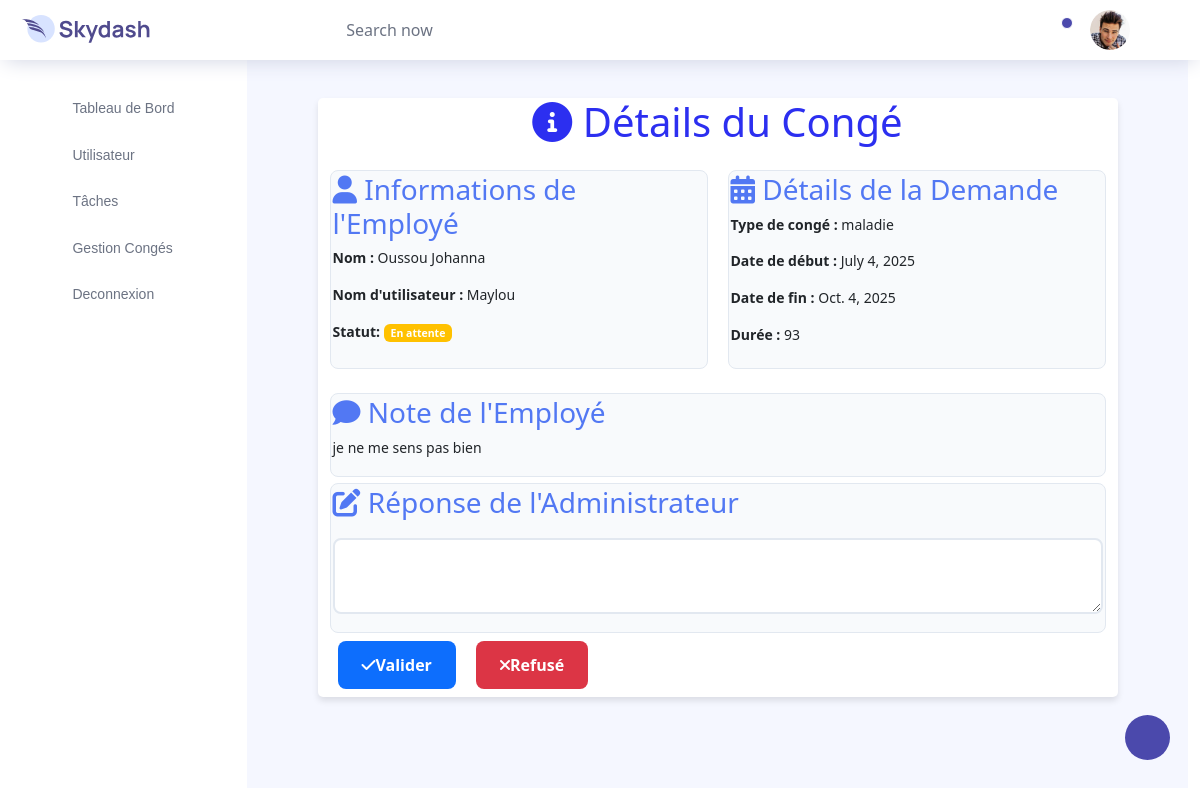
Page /conges/detailconges/1/ on the committed database.
### Conges/models.py (models this page shows, shortened)
class Conges(models.Model):
    TYPE_CHOICES = [
        ('conge', 'Congé'),
        ('maladie', 'Maladie'),
        ('autre', 'Autre'),
    ]
    STATUT_CHOICES = [
        ('en_attente', 'En attente'),
        ('accepte', 'Accepté'),
        ('refuse', 'Refusé'),
    ]
    type = models.CharField(max_length=20, choices=TYPE_CHOICES)
    description = models.TextField()
    statut = models.CharField(max_length=20, choices=STATUT_CHOICES, default='en_attente')
    user = models.ForeignKey(Utilisateur, on_delete=models.CASCADE, related_name='conges')
    vu=models.BooleanField(default=False)  # Pour savoir si la demande a été vue par l'admin
    manager_reponse = models.TextField(null=True, blank=True)  # Réponse du manager
    date_reponse = models.DateTimeField(null=True, blank=True)  # Date de réponse du manager
    debut = models.DateField()
    fin = models.DateField()
    date_demande = models.DateTimeField(auto_now_add=True)
    @property
    def duree(self):
        return (self.fin - self.debut).days + 1

### User/models.py (models this page shows, shortened)
class Utilisateur(AbstractUser):
    SEXE_CHOICES = (('M', 'Masculin'), ('F', 'Féminin'))
    ROLE_CHOICES = (('employe', 'Employé'), ('manager', 'Manager'))
    nom_complet = models.CharField(max_length=255)
    email = models.EmailField(unique=True)
    sexe = models.CharField(max_length=1, choices=SEXE_CHOICES)
    matricule = models.CharField(max_length=20, unique=True)
    telephone = models.CharField(max_length=20, unique=True)
    adresse = models.TextField()
    date_naissance=models.DateField(null=True, blank=True)
    role = models.CharField(max_length=10, choices=ROLE_CHOICES, default="employe")
    REQUIRED_FIELDS = [  "nom_complet","email", "sexe","matricule", "adresse", "telephone", "role"]

### Conges/views.py (the view)
# urls.py: path('detailconges/<int:id>/',views.detailconges, name='detailconges'),
def detailconges(request, id):
    conges = get_object_or_404(Conges, id=id)  # Filtrer par utilisateur
    users= get_object_or_404(Utilisateur, id=conges.user.id)  # Filtrer par utilisateur
    return  render (request, 'admin/gestionconges/congesdetails.html' , {"conges":conges, "users":users}) #affichage de la page d'édition de la tâche

### templates/admin/gestionconges/congesdetails.html (shortened to what this page needs)
{% extends 'admin/base.html' %}
{% block content %}
<div class="container">
    <h1><i class="fas fa-info-circle"></i> Détails du Congé</h1>
    <div class="details-grid">
        <div class="details-card">
            <h3><i class="fas fa-user"></i> Informations de l'Employé</h3>
            <p><strong>Nom :</strong> {{conges.user.nom_complet}}</p>
            <p><strong>Nom d'utilisateur :</strong> {{conges.user.username}}</p>
            <p>
                {% if conges.statut == 'accepte' %}
                  <strong> Statut:</strong>  <label class="badge badge-success">Accepté</label>
                {% elif conges.statut == 'en_attente' %}
                   <strong> Statut:</strong> <label class="badge badge-warning">En attente</label>
                {% else %}
                  <strong> Statut:</strong>  <label class="badge badge-danger">Refusé</label>
                {% endif %}
            </p>
        </div>
        <div class="details-card">
            <h3><i class="fas fa-calendar-alt"></i> Détails de la Demande</h3>
            <p><strong>Type de congé :</strong> {{conges.type}}</p>
            <p><strong>Date de début :</strong> {{conges.debut}} </p>
            <p><strong>Date de fin :</strong> {{conges.fin}} </p>
            <p><strong>Durée :</strong> {{conges.duree}}</p>
        </div>
    </div>
    <div class="details-card" style="margin-bottom: 6px;">
        <h3><i class="fas fa-comment"></i> Note de l'Employé</h3>
        <p>{{conges.description}}</p>
    </div>
    <form action=" {% url 'detail_conges' conges.id %} " method="post">
        {% if conges.statut == 'en_attente' %}
        <div class="details-card" >
            <h3><i class="fas fa-edit"></i> Réponse de l'Administrateur</h3>
            <textarea class="note-field" name="manager_reponse" placeholder="Ajouter une note (optionnel)..."rows="2"> {{conges.manager_reponse}} </textarea>
        </div>
        <div class="">
            <button class="btn btn-primary mx-2" type="submit" name="valider"><i class="fas fa-check"></i>Valider</button>
            <button class="btn btn-danger mx-2" type="submit" name="refuser"><i class="fas fa-times"></i>Refusé</button>
        </div>
        {% else %}
        <div class="details-card" >
            <h3><i class="fas fa-edit"></i> Réponse de l'Administrateur</h3>
            <p> {{conges.manager_reponse}} </p>
        </div>
        {% endif %}
   </form>
</div>
{% endblock %}

### templates/admin/gestionconges/congesdetails.html (style rules this page uses)
:root { --primary: #2c2ff0; --secondary: #5278f3; --accent: #a855f7; --background: #f8fafc; --text: #1e293b; }
.container { max-width: 800px; background: white; border-radius: 5px; box-shadow: 0 4px 6px rgba(0,0,0,0.1); }
h1 { color: var(--primary); text-align: center; margin-bottom: 24px; }
.details-grid { display: grid; grid-template-columns: 1fr 1fr; gap: 20px; margin-bottom: 24px; }
.details-card { background: var(--background); padding: 2px; border-radius: 8px; border: 1px solid #e2e8f0; }
.details-card h3 { color: var(--secondary); margin-top: 0; }
.note-field { width: 100%; padding: 12px; border: 2px solid #e2e8f0; border-radius: 8px; resize: vertical; margin: 10px 0; font-family: inherit; }
.btn { padding: 12px 24px; border-radius: 8px; cursor: pointer; transition: all 0.3s ease; border: none; font-weight: bold; margin: 8px; }

### rows in the picture
Conges: user.nom_complet "Oussou Johanna", user.username "Maylou", type "maladie", debut "July 4, 2025", fin "Oct. 4, 2025", duree "93", description "je ne me sens pas bien"
